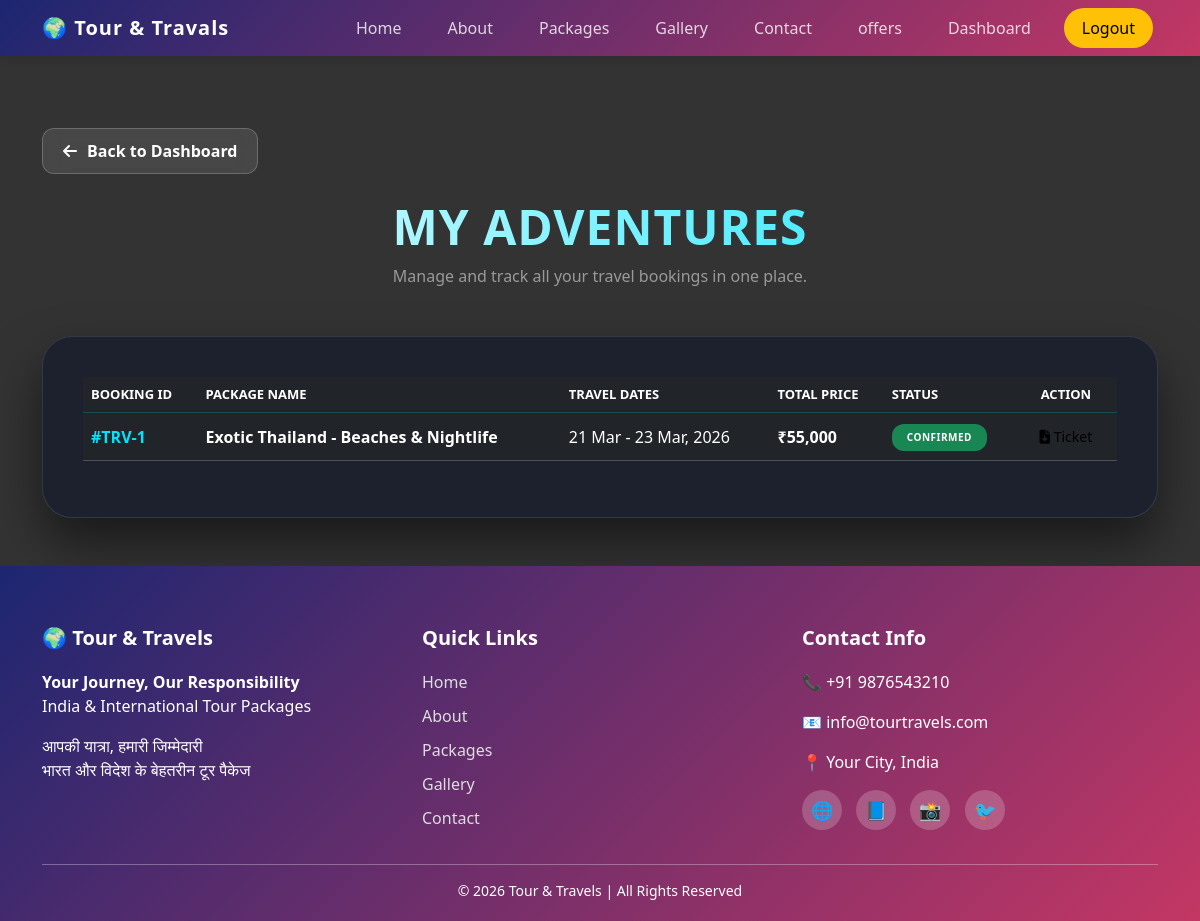
The page /my_bookings.php (signed in) on the database its author committed.
### tables this page shows
CREATE TABLE `bookings` (
  `id` int(11) NOT NULL,
  `user_id` int(11) NOT NULL,
  `package_id` int(11) NOT NULL,
  `booking_date` datetime NOT NULL,
  `checkin_date` date NOT NULL,
  `checkout_date` date NOT NULL,
  `total_price` decimal(10,2) NOT NULL,
  `status` enum('pending','confirmed','cancelled') DEFAULT 'pending',
  `created_at` timestamp NOT NULL DEFAULT current_timestamp()
);

CREATE TABLE `packages` (
  `id` int(11) NOT NULL,
  `p_name` varchar(255) NOT NULL,
  `p_location` varchar(100) NOT NULL,
  `p_price` decimal(10,2) NOT NULL,
  `p_transport` varchar(50) DEFAULT NULL,
  `p_transport_image` varchar(255) DEFAULT NULL,
  `p_hotel` varchar(255) DEFAULT NULL,
  `p_hotel_image` varchar(255) DEFAULT NULL,
  `p_description` text DEFAULT NULL,
  `p_image` varchar(255) DEFAULT NULL,
  `created_at` timestamp NOT NULL DEFAULT current_timestamp()
);

### my_bookings.php (the view, shortened to what this page needs)
<?php
include "header.php";
include ('admin/db.php');
$user_id = $_SESSION['user_id'];
$safe_user_id = mysqli_real_escape_string($conn, $user_id);
$query = "SELECT b.*, p.p_name, p.p_price
          FROM bookings b
          INNER JOIN packages p ON b.package_id = p.id
          WHERE b.user_id = '$safe_user_id'
          ORDER BY b.id DESC";
$result = mysqli_query($conn, $query);
?>
<!DOCTYPE html>
<html lang="en">
<head>
    <link href="https://cdn.jsdelivr.net/npm/bootstrap@5.3.2/dist/css/bootstrap.min.css" rel="stylesheet">
    <link rel="stylesheet" href="https://cdnjs.cloudflare.com/ajax/libs/font-awesome/6.4.2/css/all.min.css">
</head>
<body>
<div class="container mt-5 pt-4 pb-5">
    <div class="mb-4">
        <a href="user_dashboard.php" class="btn-back-dashboard">
            <i class="fas fa-arrow-left"></i> Back to Dashboard
        </a>
    </div>
    <div class="text-center mb-5">
        <h2 class="display-5 fw-bold">MY ADVENTURES</h2>
        <p class="text-white-50">Manage and track all your travel bookings in one place.</p>
    </div>
    <div class="booking-container">
        <div class="table-responsive">
            <table class="table table-dark align-middle">
                <thead>
                    <tr>
                        <th>Booking ID</th>
                        <th>Package Name</th>
                        <th>Travel Dates</th>
                        <th>Total Price</th>
                        <th>Status</th>
                        <th class="text-center">Action</th>
                    </tr>
                </thead>
                <tbody>
                    <?php
                    if($result && mysqli_num_rows($result) > 0) {
                        while($row = mysqli_fetch_assoc($result)) {
                            $raw_status = strtolower($row['status']);
                            $badgeClass = "bg-info text-dark";
                            if($raw_status == 'confirmed') {
                                $badgeClass = "bg-success";
                            } elseif($raw_status == 'cancelled') {
                                $badgeClass = "bg-danger";
                            }
                            echo "<tr>";
                            echo "<td data-label='Booking ID' class='fw-bold' style='color:#00e5ff;'>#TRV-" . $row['id'] . "</td>";
                            echo "<td data-label='Package Name' class='fw-bold'>" . htmlspecialchars($row['p_name']) . "</td>";
                            $checkin = date('d M', strtotime($row['checkin_date']));
                            $checkout = date('d M, Y', strtotime($row['checkout_date']));
                            echo "<td data-label='Travel Dates'>$checkin - $checkout</td>";
                            echo "<td data-label='Total Price' class='fw-bold text-white'>₹" . number_format($row['total_price']) . "</td>";
                            echo "<td data-label='Status'><span class='status-badge $badgeClass'>" . strtoupper($row['status']) . "</span></td>";
                            echo "<td data-label='Action' class='text-center'>";
                            if($raw_status == 'confirmed') {
                                echo "<a href='ticket.php?id=" . $row['id'] . "' class='btn btn-sm btn-download'><i class='fas fa-file-arrow-down'></i> Ticket</a>";
                            } else {
                                echo "<span class='text-muted opacity-50 small'><i class='fas fa-lock me-1'></i> Locked</span>";
                            }
                            echo "</td>";
                            echo "</tr>";
                        }
                    } else {
                        echo "<tr><td colspan='6' class='text-center py-5'>
                                <i class='fas fa-folder-open mb-3' style='font-size: 3rem; opacity: 0.2;'></i><br>
                                No bookings found.<br>
                                <a href='packages.php' class='btn btn-download mt-3'>Book Your First Trip</a>
                              </td></tr>";
                    }
                    ?>
                </tbody>
            </table>
        </div>
    </div>
</div>
<?php include "footer.php"; ?>
</body>
</html>

### my_bookings.php (style rules this page uses)
body { background: linear-gradient(rgba(0, 0, 0, 0.8), rgba(0, 0, 0, 0.8)), url('https://images.unsplash.com/photo-1464822759023-fed622ff2c3b?auto=format&fit=crop&w=1920&q=80'); background-size: cover; background-position: center; background-attachment: fixed; color: #fff; font-family: 'Plus Jakarta Sans', sans-serif; min-height: 100vh; }
.btn-back-dashboard { background: rgba(255, 255, 255, 0.1); color: #fff !important; border: 1px solid rgba(255, 255, 255, 0.2); padding: 10px 20px; border-radius: 12px; text-decoration: none; font-weight: 600; transition: 0.3s; backdrop-filter: blur(10px); display: inline-flex; align-items: center; gap: 10px; }
.booking-container { background: rgba(15, 23, 42, 0.6); border-radius: 30px; padding: 40px; border: 1px solid rgba(255, 255, 255, 0.1); backdrop-filter: blur(20px); box-shadow: 0 25px 50px rgba(0,0,0,0.5); }
h2 { font-weight: 800; letter-spacing: 1px; background: linear-gradient(to right, #ffffff, #00e5ff); -webkit-background-clip: text; -webkit-text-fill-color: transparent; }
.table-dark { background: transparent !important; }
.table-dark th { color: #00e5ff; font-size: 13px; border-bottom: 1px solid rgba(0, 229, 255, 0.2); text-transform: uppercase; padding-bottom: 20px; }
.status-badge { padding: 6px 15px; border-radius: 12px; font-size: 10px; font-weight: 800; letter-spacing: 0.5px; display: inline-block; }
.btn-download { background: #ffffff; color: #000 !important; font-weight: 700; border-radius: 12px; border: none; padding: 8px 18px; transition: 0.3s; text-decoration: none; }

### rows shown on the page
bookings: id "1", package.p_name "Exotic Thailand - Beaches & Nightlife", checkin_date "21 Mar", checkout_date "23 Mar, 2026", total_price "55,000", status "CONFIRMED"
